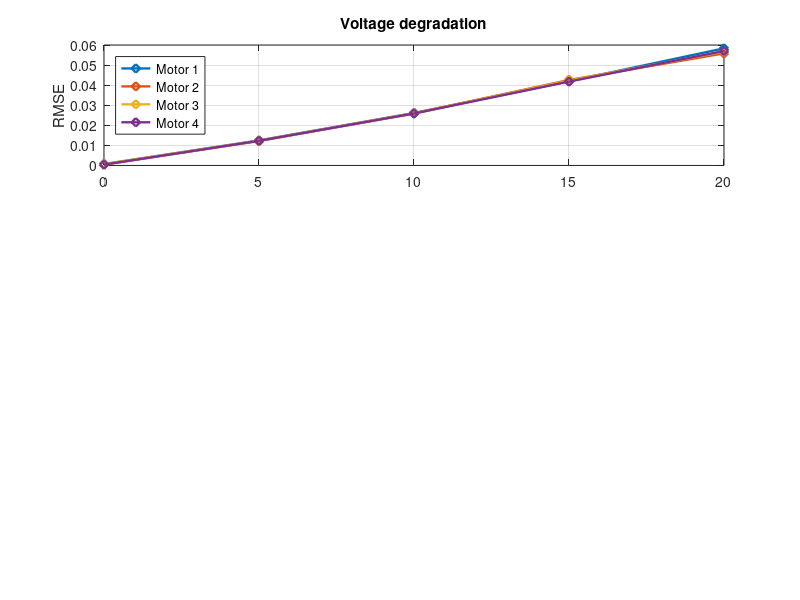

MATLAB code to generate this figure: (Note: this script raises an error after producing the figure.)
% Noise levels
noise_levels = [0, 5, 10, 15, 20];

voltage_rmse = [
    0.000697, 0.000434, 0.000663, 0.000425; % 0% noise
    0.012480, 0.012171, 0.012358, 0.012283; % 5% noise
    0.026143, 0.025905, 0.025976, 0.025873; % 10% noise
    0.041932, 0.042572, 0.042239, 0.041778; % 15% noise
    0.058325, 0.055829, 0.056704, 0.057013  % 20% noise
    ];

fault_rmse = [
    0.006577, 0.006605, 0.006596, 0.006527; % 0% noise
    0.016067, 0.015575, 0.015908, 0.015716; % 5% noise
    0.028781, 0.029926, 0.031633, 0.028724; % 10% noise
    0.042765, 0.042744, 0.043298, 0.041626; % 15% noise
    0.058700, 0.056542, 0.054950, 0.055535  % 20% noise
    ];

combined_rmse = [
    0.016517, 0.015921, 0.016138, 0.016278; % 0% noise
    0.020052, 0.019914, 0.020053, 0.019977; % 5% noise
    0.029403, 0.027962, 0.028835, 0.029225; % 10% noise
    0.046326, 0.044790, 0.045545, 0.044808; % 15% noise
    0.058368, 0.057877, 0.056776, 0.057518  % 20% noise
    ];

% Define motor names
motor_names = arrayfun(@(i) sprintf('Motor %d', i), 1:4, 'UniformOutput', false);

% Create figure
fig = figure('Name', 'RMSE');
titles = {'Voltage degradation', 'Fault injection', 'Voltage degradation + Fault injection'};
datasets = {voltage_rmse, fault_rmse, combined_rmse};

for subplot_idx = 1:3
    subplot(3,1,subplot_idx);
    hold on;
    
    % Get current dataset
    data = datasets{subplot_idx};
    
    % Plot RMSE for each motor
    for motor_idx = 1:4
        plot(noise_levels, data(:, motor_idx), ...
            'LineWidth', 1.7, ...
            'Marker', 'd', ... % Diamond marker
            'DisplayName', motor_names{motor_idx});
    end
    
    % Compute dynamic y-ticks
    max_val = max(data(:));
    y_max = ceil(max_val * 100) / 100;        % Round up to nearest 0.01
    yticks(0:0.01:y_max);                     % Set fine ticks
    ylim([0 y_max]);                          % Match the y-axis limits
    
    title(titles{subplot_idx}, 'FontSize', 11);
    ylabel('RMSE', 'FontSize', 11);
    grid on;
    box on;
    
    lgd = legend('Location', 'northwest');
    lgd.NumColumns = 2;
    
    if subplot_idx == 3
        xlabel('Noise level [%]', 'FontSize', 11);
    end
end

sgtitle('Motor efficiency RMSE under different conditions');
exportgraphics(fig, 'RMSE.png');

disp("Press any key to leave");
pause;
close all;
